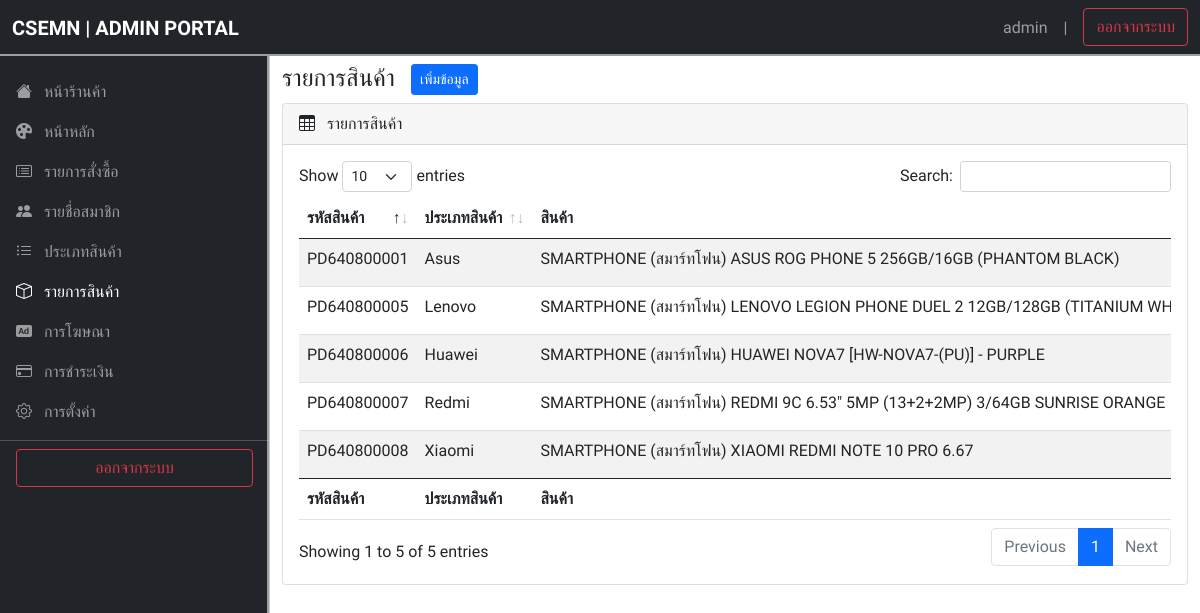
The page /admin/pages/products/index.php (signed in) on the database its author committed.
### tables this page shows
CREATE TABLE `products` (
  `id` int(11) NOT NULL,
  `category_id` int(2) NOT NULL,
  `code` varchar(30) NOT NULL,
  `product` varchar(255) NOT NULL,
  `details` longtext NOT NULL,
  `price` int(11) NOT NULL,
  `quantity` int(11) NOT NULL,
  `image` varchar(255) NOT NULL,
  `views` int(11) DEFAULT NULL,
  `created_at` timestamp NOT NULL DEFAULT current_timestamp()
);

CREATE TABLE `categories` (
  `id` int(2) NOT NULL,
  `category` varchar(50) NOT NULL
);

### admin/services/products/products.php (the view, shortened to what this page needs)
<?php
try {
    $stmt = $connect->prepare("SELECT products.*, categories.category
    FROM products LEFT JOIN categories ON products.category_id = categories.id ORDER BY products.code ASC");
    $stmt->execute();
    $result = $stmt->fetchAll();
} catch (PDOException $e) {
    echo "เกิดข้อผิดพลาด : " . $e->getMessage();
    exit();
}
foreach ($result as $value) {
?>
    <tr>
        <td style='white-space:nowrap;'><?= $value['code'] ?></td>
        <td style='white-space:nowrap;'><?= $value['category'] ?></td>
        <td style='white-space:nowrap;'><?= $value['product'] ?></td>
    </tr>
<?php
}
?>

### admin/assets/css/styleAdmin.css (style rules this page uses)
* { font-family: 'Kanit', sans-serif; margin: 0; padding: 0; box-sizing: border-box; }
:root { --offcanvas-width: 270px; --topNavbarHeight: 56px; }
@media (min-width: 992px) { body { overflow: auto !important; } }

### rows shown on the page
products: code "PD640800001", category.category "Asus", product "SMARTPHONE (สมาร์ทโฟน) ASUS ROG PHONE 5 256GB/16GB (PHANTOM BLACK)"
products: code "PD640800005", category.category "Lenovo", product "SMARTPHONE (สมาร์ทโฟน) LENOVO LEGION PHONE DUEL 2 12GB/128GB (TITANIUM…"
products: code "PD640800006", category.category "Huawei", product "SMARTPHONE (สมาร์ทโฟน) HUAWEI NOVA7 [HW-NOVA7-(PU)] - PURPLE"
products: code "PD640800007", category.category "Redmi", product "SMARTPHONE (สมาร์ทโฟน) REDMI 9C 6.53\" 5MP (13+2+2MP) 3/64GB SUNRISE ORANGE"
products: code "PD640800008", category.category "Xiaomi", product "SMARTPHONE (สมาร์ทโฟน) XIAOMI REDMI NOTE 10 PRO 6.67"

### other values the page prints
$_SESSION['U_USERNAME'] "admin"
